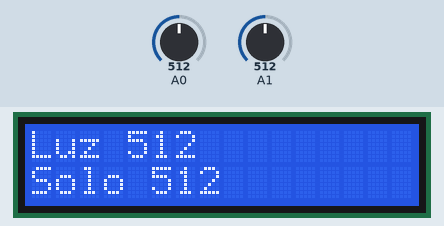
This sketch was run on a simulated Arduino Uno, built with avr-gcc and run on an emulated ATmega328P. Parts: 16×2 character LCD. The inputs (shaded band) are chosen by the test bench; at power-on: A0 = 512, A1 = 512.

Above: at 1.2 s.
1.3 s: A0 set to 716
At 2.0 s:
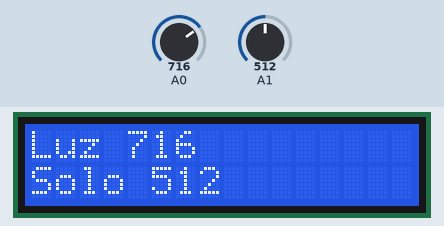
2.9 s: A1 set to 716
At 4.2 s:
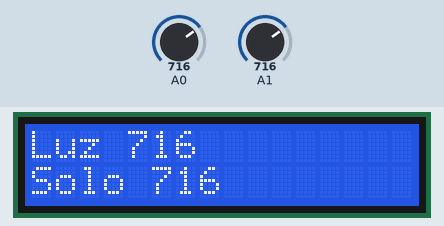
4.5 s: A0 set to 900
At 5.3 s:
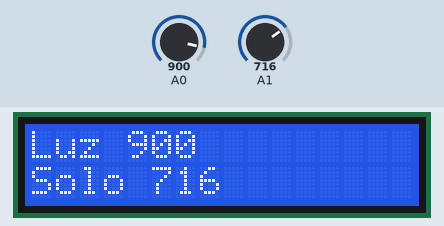
6.1 s: A1 set to 900
At 7.3 s:
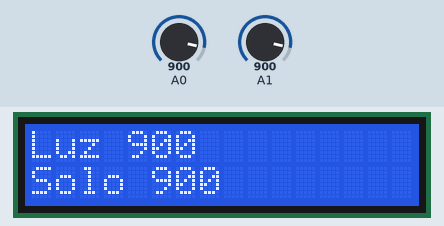
7.6 s: A0 set to 1023
At 8.6 s:
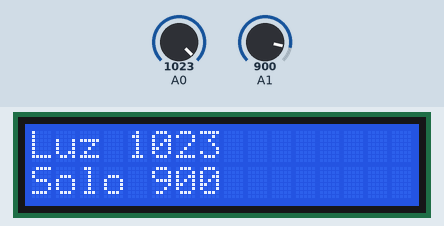
9.2 s: A1 set to 1023
At 9.9 s:
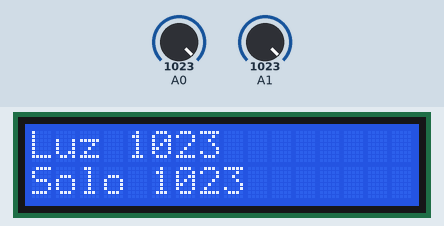
Timing chart, 0 to 11.8 s (numbered marks = the images above; inputs shaded):
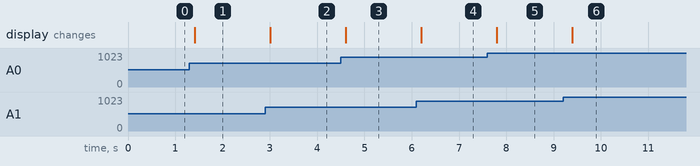

The sketch:

sketch_nov28a.ino
```cpp
int solo=0;
int luz=0;
#include <Wire.h>
#include <LiquidCrystal_I2C.h>
LiquidCrystal_I2C lcd(0x27,16,2);

void setup() {
  Serial.begin(9600);
  lcd.init();
  lcd.setBacklight(HIGH);
}

void loop() {
  luz=analogRead(A0);
  solo=analogRead(A1);
  lcd.setCursor(0,0);
  lcd.print("Luz "+String(luz));
  lcd.setCursor(0,1);
  lcd.print("Solo "+String(solo));
  delay(250);

}
```

Measured:
- after the input at 1.3 s, the display: changes after 0.11 s (image 1)
- after the input at 2.9 s, the display: changes after 0.11 s (image 2)
- after the input at 4.5 s, the display: changes after 0.10 s (image 3)
- after the input at 6.1 s, the display: changes after 0.10 s (image 4)
- after the input at 7.6 s, the display: changes after 0.19 s (image 5)
- after the input at 9.2 s, the display: changes after 0.20 s (image 6)
